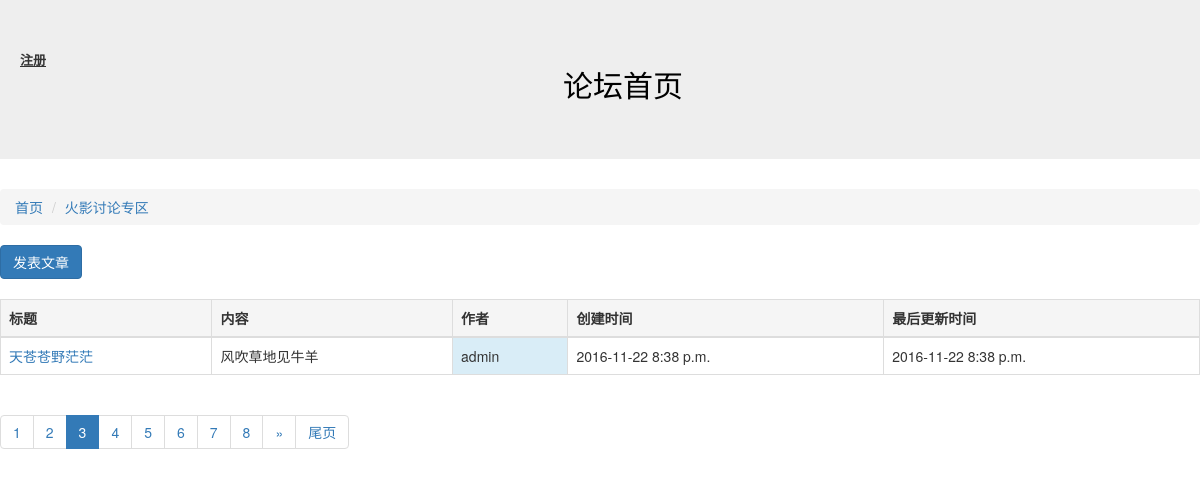
Page /article/list/4?page_no=3 on the committed database.
### block/models.py (models this page shows, shortened)
class Block(models.Model):
    names = models.CharField("板块名称",max_length=100)
    desc = models.CharField("板块描述",max_length=100)
    manager_name = models.CharField("板块管理员名称",max_length=100)
    status = models.IntegerField("状态",choices=((0,"正常"),(-1,"关闭")))
    class Meta:
        verbose_name = "板块"
        verbose_name_plural = "板块配置"

### article/models.py (models this page shows, shortened)
class Article(models.Model):
    owner = models.ForeignKey(User,verbose_name="作者")
    block = models.ForeignKey(Block,verbose_name="板块ID")
    title = models.CharField("文章标题",max_length=10)
    content = models.CharField("文章内容",max_length=10000)
    status = models.IntegerField("状态",choices=((0,"正常"),(-1,"关闭")))
    create_timestamp = models.DateTimeField("创建时间",auto_now_add =True)
    last_timestamp = models.DateTimeField("最后更新时间",auto_now=True)
    class Meta:
        verbose_name = "文章"
        verbose_name_plural = "文章"

### article/views.py (the view)
# urls.py: url(r'^list/(?P<block_id>\d+)',article_list),
def article_list(request,block_id):
    block_id = int(block_id)
    block = Block.objects.get(id=block_id)
    ARTICLE_CNT_1PAGE = 1
    page_no = int(request.GET.get("page_no","1"))
    all_articles = Article.objects.filter(block=block,status=0).order_by("-id")
    p = Paginator(all_articles,ARTICLE_CNT_1PAGE)
    page = p.page(page_no)
    articles_objs = page.object_list
    page_links = [i for i in range(page_no-5,page_no+6) if i >0 and i <= p.num_pages]
    before = page_links[0]-1
    after = page_links[-1]+1
    next = page_no+1
    last = page_no-1
    return render(request,"article_list.html",{"articles":articles_objs,"b":block,"p":p,"page_no":page_no,"page_links":page_links,"before":before,"after":after,"next":next,"last":last})

### article/templates/article_list.html (shortened to what this page needs)
{% extends "base.html" %}
{% block content %}
<ol class="breadcrumb">
  <li ><a href="/">首页</a></li>
  <li class="active"><a href="/article/list/{{ b.id  }}">{{ b.names }}</a></li>
</ol>
<a href="/article/create/{{ b.id }}" class="btn btn-primary" role="button">发表文章</a>
<br />
<br />
<table class="table table-bordered">
	<thead>
	 <th class="active">标题</th>
	 <th class="active">内容</th>
	 <th class="active">作者</th>
	 <th class="active">创建时间</th>
	 <th class="active">最后更新时间</th>
	</thead>
	<tbody>
	{%for article in articles %}
	<tr >
		<td> <a href="/article/detail/{{ article.id}}">{{ article.title}}</a> </td>
		<td>{{ article.content	}}</td>
                <td class="info">{{ article.owner     }}</td>
		<td>{{ article.create_timestamp|date:"Y-m-d P"}}</td>
		<td>{{ article.last_timestamp|date:"Y-m-d P"}}</td>
	</tr>
	{% endfor %}
	</tbody>
</table>
<nav>
  <ul class="pagination">
  {% for i in page_links %}
  {% if i == page_no %}
    <li class="active"><a href="?page_no={{ page_no }}">{{ page_no }}</a></li>
  {% else %}
    <li class=""><a href="?page_no={{ i }}">{{ i }}</a></li>
  {% endif %}
  {% endfor %}
  {% if after <= p.num_pages %}
    <li><a href="?page_no={{ next }}" aria-label="Previous">&raquo;</a></li>
    <li><a href="?page_no={{ p.num_pages }}">尾页</a></li>
  {% endif %}
</ul>
</nav>
{% endblock %}

### rows in the picture
Block: names "火影讨论专区"
Article: title "天苍苍野茫茫", content "风吹草地见牛羊", owner "admin", create_timestamp "2016-11-22 8:38 p.m.", last_timestamp "2016-11-22 8:38 p.m."

### other values in the picture
{{ i }} "1" "2" "4" "5" "6" "7" "8"
{{ page_no }} "3"
